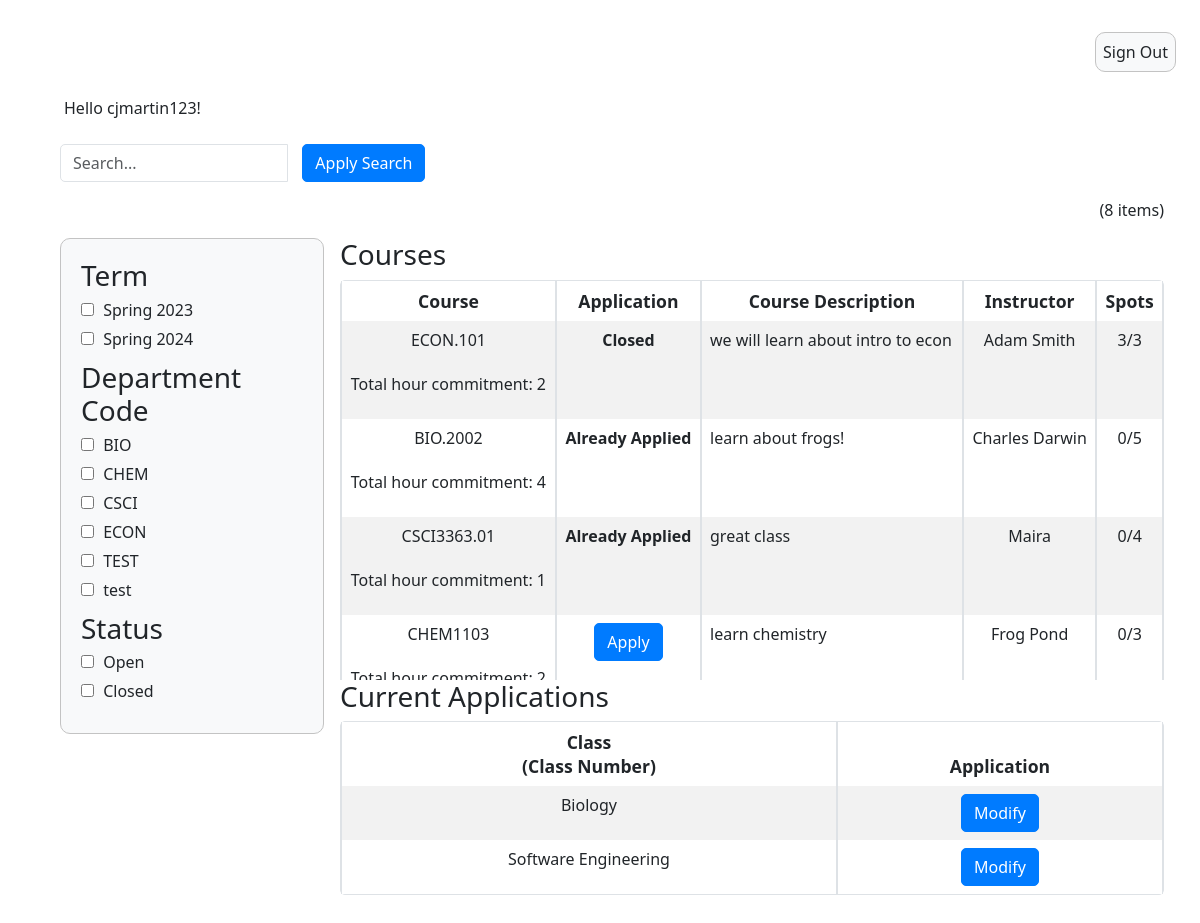
The page /student_summary/ (signed in) on the database as committed earlier.
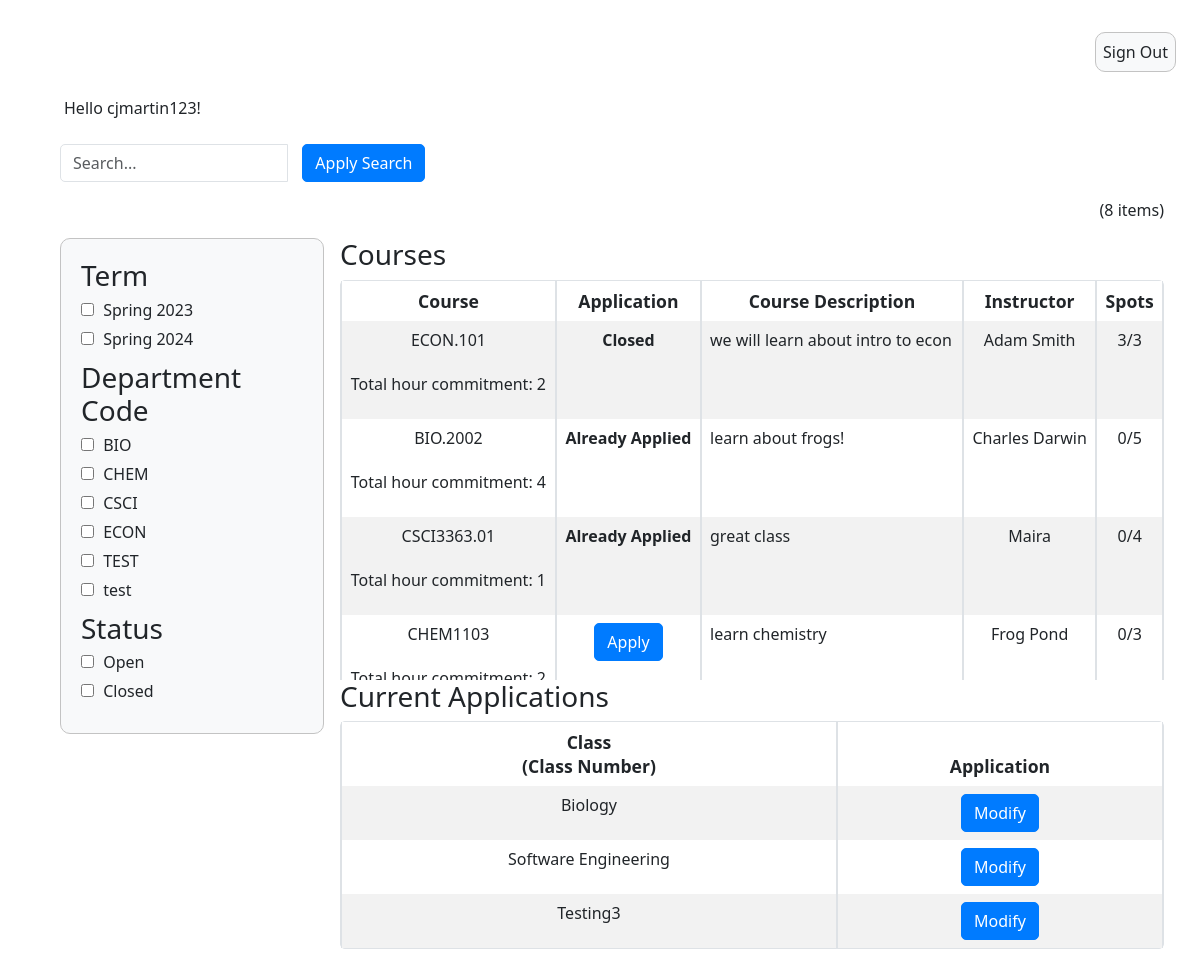
The same page on the database as committed later.
### InstructorAddCourse/models.py (models this page shows)
class InstructorAddCourse(models.Model):
	course_instructor = models.ForeignKey(User, on_delete=models.CASCADE)
	course_name = models.CharField(max_length=255)
	course_number = models.CharField(max_length=255)
	course_instructor = models.CharField(max_length=255)
	description = models.CharField(max_length=800)
	total_time_commitment = models.DecimalField(max_digits=2, decimal_places=0, validators=[MinValueValidator(0)], default=0)
	has_discussion = models.CharField(choices=[('yes', 'Yes'),('no', 'No')], max_length=50, default='')
	num_ta_needed = models.DecimalField(max_digits=2, decimal_places=0, validators=[MinValueValidator(0)], default=0)
	curr_num_ta = models.IntegerField(default=0)
	graded_meeting = models.CharField(choices=[('yes', 'Yes'),('no', 'No')], max_length=50, default='')
	office_hours = models.DecimalField(max_digits=2, decimal_places=0, validators=[MinValueValidator(0)], default=0)
	other_info = models.CharField(max_length=800, default=None)
	term = models.CharField(default=get_default_term(), max_length=100)

### application/models.py (models this page shows)
class Application(models.Model):
    course_name = models.CharField(max_length=200, default=None, blank = False, null=False)
    course_number = models.CharField(max_length=200, default=None)
    description = models.CharField(max_length=800, default=None)
    first_name = models.CharField(max_length=255, default=None)
    last_name = models.CharField(max_length=255, default=None)
    eagle_id = models.CharField(max_length=255, default=None)
    student = models.ForeignKey(CustomUser, on_delete=models.CASCADE, null=True, blank=True)
    GRADES = (
        ('--', '--'),
        ('a', 'A'),
        ('a-', 'A-'),
        ('b+', 'B+'),
        ('b-', 'B-'),
        ('c+', 'C+'),
        ('c', 'C'),
        ('c-', 'C-'),
        ('d+', 'D+'),
        ('d', 'D'),
        ('d-', 'D-'),
        ('f', 'F'),
        ('n/a', 'N/A')
    )
    GRAD = (
        ('--', '--'),
        ('2023','2023'),
        ('2024', '2024'),
        ('2025', '2025'),
        ('2026', '2026')
    )
    grad = models.CharField(max_length=50, choices=GRAD, default='')
    past_course = models.CharField(choices=[('yes', 'Yes'),('no', 'No')], max_length=50, default='')
    grade = models.CharField(max_length=50, choices=GRADES, default='')
    hours = models.DecimalField(max_digits=2, decimal_places=0, validators=[MinValueValidator(0)], default=0)
    other_courses = models.CharField(max_length=800, default=None)
    misc_information = models.CharField(max_length=800, default=None)

### studentSummary/views.py (the view)
# urls.py: path('student_summary/', student_summary_view),
@login_required
def student_summary_view(response):
    search_query = response.GET.get('q', '')
    term_filter = response.GET.get('term', '')
    status_filter = response.GET.get('status', '')
    dept_filter = response.GET.get('dept-code', '')
    applied_filters = []
    course_objects = InstructorAddCourse.objects.all()
    if search_query:
        course_objects = course_objects.filter(
            course_name__icontains=search_query)
        applied_filters.append(('q', search_query))
    if term_filter:
        if term_filter in term_keys:
            course_objects = [course for course in course_objects if get_term(
                course) == term_filter]
            applied_filters.append(('term', term_filter))
    if dept_filter:
        if dept_filter in dept_keys:
            course_objects = [course for course in course_objects if get_dept(
                course) == dept_filter]
            applied_filters.append(('dept-code', dept_filter))
    if status_filter:
        if status_filter in status_keys:
            course_objects = [course for course in course_objects if get_status(
                course) == status_filter]
            applied_filters.append(('status', status_filter))
    else:
        applied_filters = [f for f in applied_filters if f[0] != 'status']
    course_count = len(course_objects)
    application_objects = Application.objects.filter(student=response.user)
    curr_user = response.user
    print(f'User: {response.user}')
    print(f'Application Objects: {application_objects}')
    context = {'course_objects': course_objects, 'course_count': course_count, 'application_objects': application_objects,
    'term_keys': term_keys, 'dept_keys': dept_keys, 'curr_user': curr_user}
    return render(response, "studentSummary.html", context)

### studentSummary/templatetags/customfilters.py (called while the page is built)
@register.filter
def has_existing_application(course, user):
    applications = Application.objects.filter(student=user)
    courses = InstructorAddCourse.objects.all()
    for application in applications:
        for course_obj in courses:
            if application.course_number == course_obj.course_number:
                if course == course_obj:
                    return True
    return False

### templates/studentSummary.html (shortened to what the changed rows need)
{% extends 'appbase.html' %} {% block content %} {% load static %} {% load static customfilters %}
<!DOCTYPE html>
<html>
  <head>
    <link rel="stylesheet" href="{% static 'adminSummary.css' %}" />
  </head>
  <body>
    <div class="container-fluid">
      <form method="get">
      <div class="row">
      <div class="row">
        <div class="col-sm-3">
          <div class="filter-box">
            <div class="filter-group">
              <h3>Term</h3>
              {% for term in term_keys %}
              <label>
                <input type="checkbox" name="term" value="{{ term }}" /> {{ term }}
              </label>
              {% endfor %}
            </div>
            <div class="filter-group">
              <h3>Department Code</h3>
              {% for dept in dept_keys %}
              <label>
                <input type="checkbox" name="dept-code" value="{{ dept }}" /> {{ dept }}
              </label>
              {% endfor %}
            </div>
          </div>
        </div>
        <div class="col-sm-9">
          <div style="height: 400px; overflow: auto;">
            <table class="table table-striped table-bordered table-hover">
              <thead>
                <tr>
                  <th class="text-center" >Course</th>
                  <th class="text-center">Application</th>
                  <th class="text-center">Course Description</th>
                  <th class="text-center">Instructor</th>
                  <th class="text-center">Spots</th>
                </tr>
              </thead>
            <tbody id="table-body">
              {% for course in course_objects %}
              <tr>
                <td class="text-center" >{{ course.course_number }} <br><br>
                  <p>Total hour commitment: {{ course.total_time_commitment }}</p>
                </td>
                <td class="text-center">
                  {% if course.curr_num_ta >= course.num_ta_needed %}
                    <div><strong>Closed</strong></div>
                  {% elif course|has_existing_application:curr_user %}
                    <div><strong>Already Applied</strong></div>
                  {% else %}
                    <a href="{% url 'apply_course' course.id %}" class="btn btn-primary">Apply</a>
                  {% endif %}
                </td>
                <td class="text-start">{{ course.description }}</td>
                <td class="text-center">{{ course.course_instructor }}</td>
                <td class="text-center">{{ course.curr_num_ta }}/{{ course.num_ta_needed }}</td>
              </tr>
              {% endfor %}
            </tbody>
          </table>
        </div>
          <div style="height: 300px; overflow: auto;">
            <table class="table table-striped table-bordered table-hover">
              <thead>
                <tr>
                  <th class="text-center" >Class<br />(Class Number)</th>
                  <th class="text-center">Application</th>
                </tr>
              </thead>
              <tbody id="table-body">
                {% for application in application_objects %}
                <tr>
                  <td class="text-center" > {{ application.course_name }}</td>
                  <td class="text-center">
                    <a href="{% url 'edit_application' application.id %}" class="btn btn-primary">Modify</a>
                  </td>
                </tr>
                {% endfor %}
              </tbody>
            </table>
          </div>
        </div>
      </div>
    </div>
  </body>
</html>
{% endblock %}

Rows that differ between the two databases and show on the page:
added Application: course_name "Testing3"
